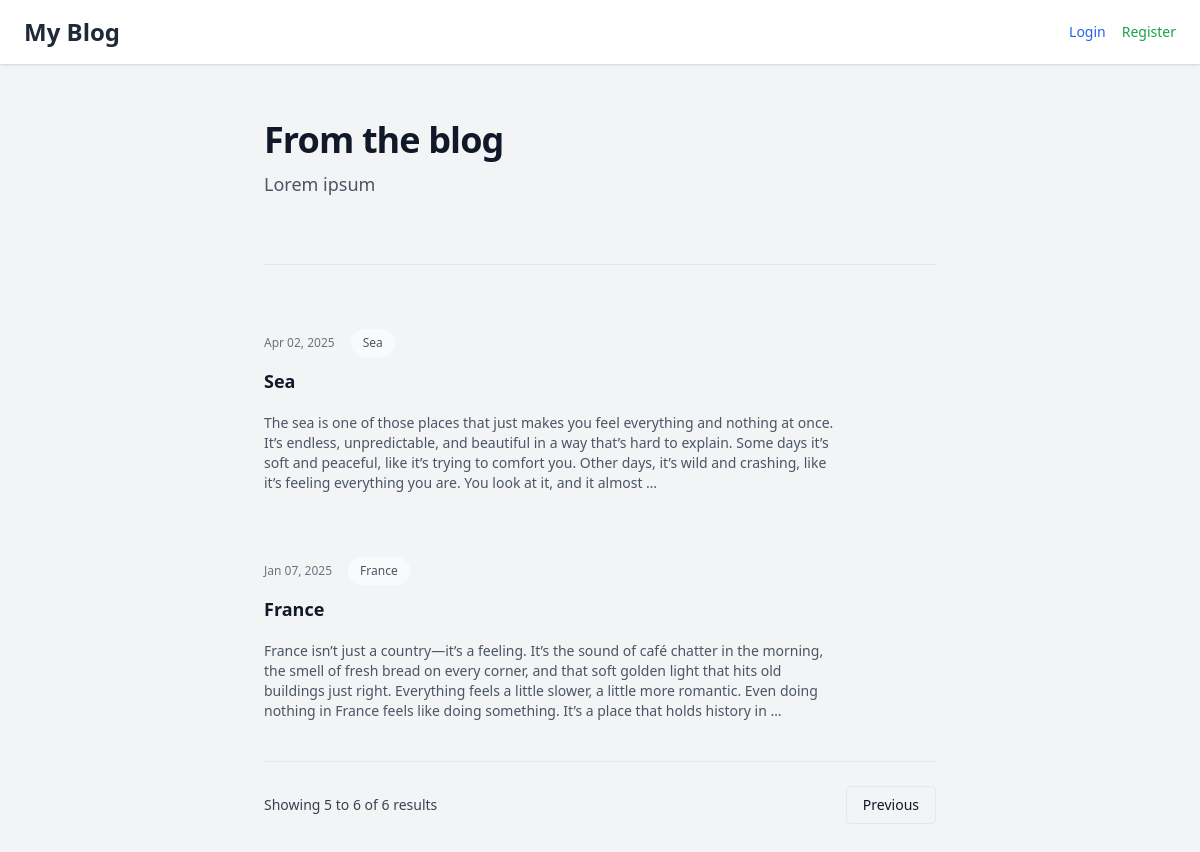
Page /blog/?page=3 on the committed database.
### blog/models.py (models this page shows)
class Post(models.Model):
 author= models.ForeignKey(settings.AUTH_USER_MODEL, on_delete=models.CASCADE)
 title = models.CharField(max_length=255)
 slug= models.SlugField()
 body = models.TextField()
 publish = models.DateTimeField()
 created = models.DateTimeField(auto_now_add=True)
 updated = models.DateTimeField(auto_now=True)
 status = models.CharField(max_length=2,choices=Status.choices, default=Status.DRAFT)
 tags = TaggableManager()
 def get_absolute_url(self):
     return reverse('blog:post_detail', args=[
        self.publish.year,
        self.publish.month,
        self.publish.day,
        self.slug
    ])

### blog/views.py (the view)
# urls.py: path('', views.post_list, name='post_list'),
def post_list(request):
    posts_list = Post.objects.all().order_by('-publish')
    paginator = Paginator(posts_list, 2)
    page_number = request.GET.get('page')
    page_obj = paginator.get_page(page_number)
    return render(request, 'blog/post/list.html', {'page_obj': page_obj})

### blog/templates/blog/post/list.html (shortened to what this page needs)
{% extends "base.html" %}
{% block content %}
<div class="max-w-2xl mx-auto">
  <h2 class="text-3xl font-bold tracking-tight text-gray-900 sm:text-4xl">From the blog</h2>
  <p class="mt-2 text-lg leading-8 text-gray-600">Lorem ipsum</p>
  <div class="mt-10 space-y-16 border-t border-gray-200 pt-10 sm:mt-16 sm:pt-16">
    {% for post in page_obj %}
      <article class="flex max-w-xl flex-col items-start justify-between">
        <div class="flex items-center gap-x-4 text-xs">
          <time datetime="{{ post.publish }}" class="text-gray-500">{{ post.publish|date:"M d, Y" }}</time>
          <a href="{{ post.get_absolute_url }}"
             class="relative z-10 rounded-full bg-gray-50 px-3 py-1.5 font-medium text-gray-600 hover:bg-gray-100">{{ post.title }}</a>
        </div>
        <div class="group relative">
          <h3 class="mt-3 text-lg font-semibold leading-6 text-gray-900 group-hover:text-gray-600">
            <a href="{{ post.get_absolute_url }}">
              <span class="absolute inset-0"></span>
              {{ post.title }}
            </a>
          </h3>
          <div class="mt-5">
            <p class="text-sm text-gray-600">{{ post.body|truncatewords:60 }}</p>
          </div>
        </div>
      </article>
    {% endfor %}
  </div>
  <nav class="flex items-center justify-between border-t border-gray-200 mt-10 pt-6" aria-label="Pagination">
    <div class="hidden sm:block text-sm text-gray-700">
      Showing {{ page_obj.start_index }} to {{ page_obj.end_index }} of {{ page_obj.paginator.count }} results
    </div>
    <div class="flex flex-1 justify-between sm:justify-end">
      {% if page_obj.has_previous %}
        <a href="?page={{ page_obj.previous_page_number }}"
           class="px-4 py-2 text-sm border rounded hover:bg-gray-50">Previous</a>
      {% endif %}
    </div>
  </nav>
</div>
{% endblock %}

### rows in the picture
Post: publish "Apr 02, 2025", title "Sea", body "The sea is one of those places that just makes you feel everything and nothing at once. It’s endless, unpredictable, and beautiful in a way that’s hard to explain. Some days it’s soft and peaceful, like it’s trying to comfort you. Other days, it’s wild and crashing, like it’s feeling everything you are. You look at it, and it almost …"
Post: publish "Jan 07, 2025", title "France", body "France isn’t just a country—it’s a feeling. It’s the sound of café chatter in the morning, the smell of fresh bread on every corner, and that soft golden light that hits old buildings just right. Everything feels a little slower, a little more romantic. Even doing nothing in France feels like doing something. It’s a place that holds history in …"

### other values in the picture
{{ page_obj.start_index }} "5"
{{ page_obj.end_index }} "6"
{{ page_obj.paginator.count }} "6"
